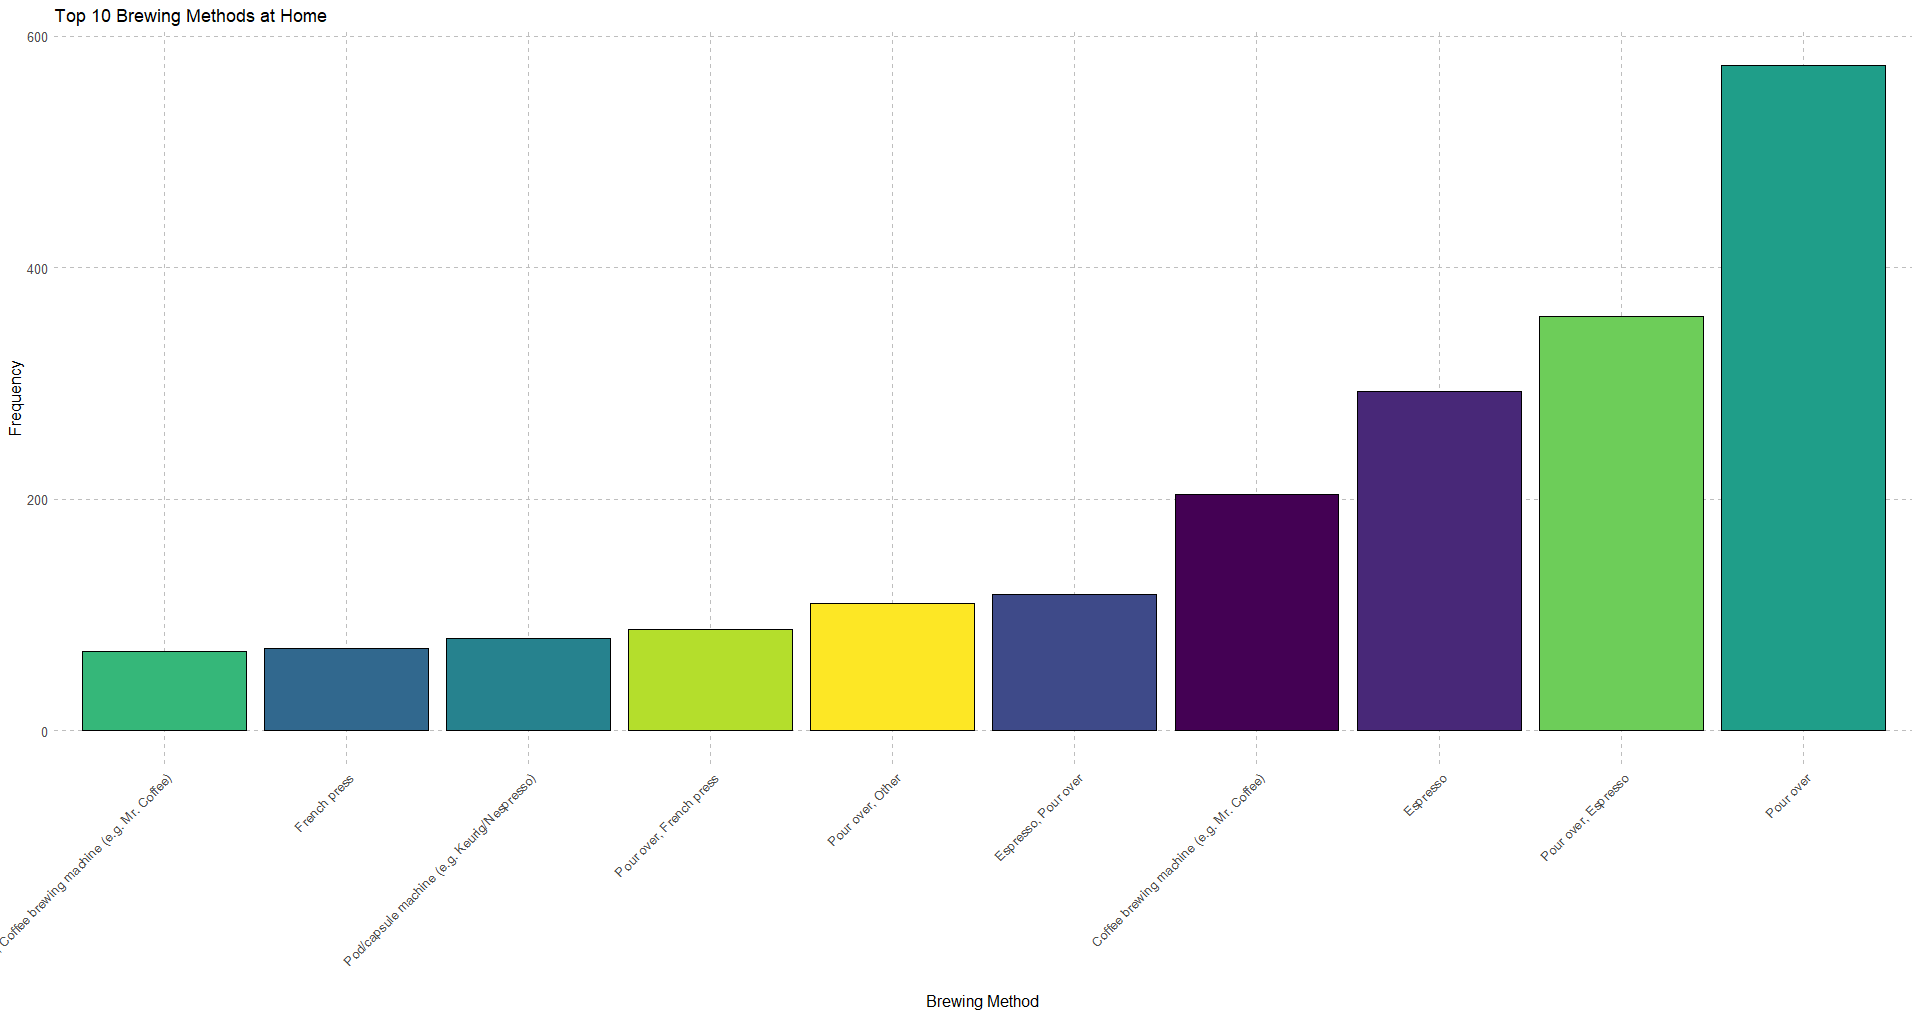

Recreate this plot in R.

# TidyTuesday Week 20 
# The Great American Coffee Taste Test

# Load packages 
library(tidyverse)
library(viridis)

# Load dataset 
coffee_data <- readr::read_csv('https://raw.githubusercontent.com/rfordatascience/tidytuesday/master/data/2024/2024-05-14/coffee_survey.csv')

# Filter missing values 
coffee_data_filtered <- 
  coffee_data %>% 
  filter(!is.na(brew))

# Calculate frequency of each brewing method
coffee_data_frequency <- 
  coffee_data_filtered %>% 
  group_by(brew) %>% 
  summarise(n = n()) %>% 
  arrange(desc(n))


# Exclude 'Other' category and keep only top 10 brewing methods
coffee_data_top10 <- 
  coffee_data_frequency %>% 
  filter(brew != "Other") %>% 
  slice_head(n = 10)

# Create a bar plot for the top 10 brew methods
top10_plot <- coffee_data_top10 %>%
  ggplot(aes(x = reorder(brew, n), y = n, fill = brew)) +  
  geom_bar(stat = "identity", color = "black") +
  scale_fill_viridis_d() + 
  labs(title = "Top 10 Brewing Methods at Home",
       x = "Brewing Method",
       y = "Frequency") +
  theme_minimal() +
  theme(axis.text.x = element_text(angle = 45, hjust = 1, size = 10),  
        axis.text.y = element_text(size = 10), 
        axis.title = element_text(size = 12),
        panel.grid.major = element_line(color = "gray", linetype = "dashed"), 
        panel.grid.minor = element_blank(), 
        legend.position = "none") 

# Show the plot
print(top10_plot)

# Show the plot
print(top10_plot)
